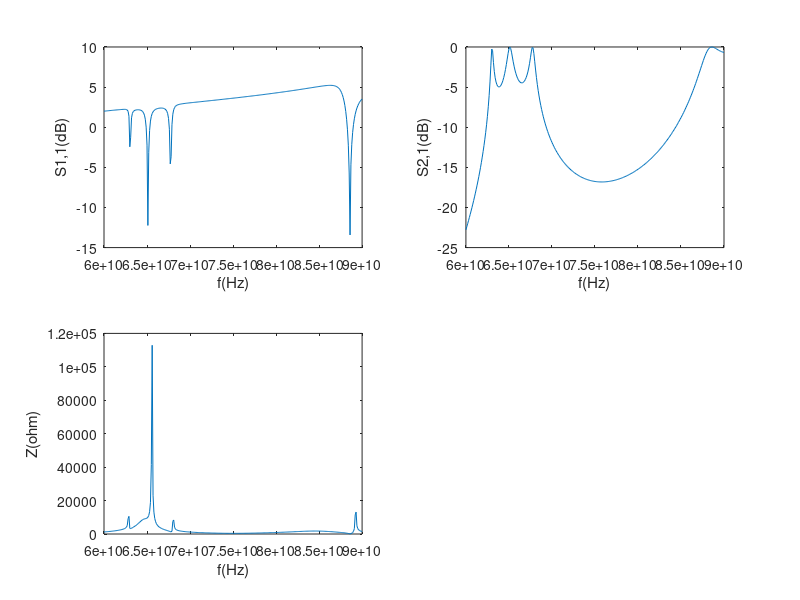

Write the MATLAB code that produced this figure.
% script waveguide.m


% 60 - 90GHz 
sweeppoints = 60e+9:.1e+9:90e+9;


function Y = Admittance(Z)
    Y = 1 / Z
end

function O = Omega(F)
    O = 2 * pi * F
end

function M = SeriesImpedanceMatrix(Z)
    M = zeros(2)
    M(1,1) = 1 + 0j
    M(1,2) = Z
    M(2,1) = 0 + 0j
    M(2,2) = 1 + 0j
end

function M = ParallelImpedanceMatrix(Z)
    M = zeros(2)
    M(1,1) = 1 + 0j
    M(1,2) = 0 + 0j
    M(2,1) = Admittance(Z)
    M(2,2) = 1 + 0j
end

function Z = CapacitorImpedance(C, F)
    Z = 0 - (1/(Omega(F) * C))*j
end

function Z = InductorImpedance(L, F)
    Z = 0 + (Omega(F) * L)*j
end

function Z = ParallelImpedance(Z1, Z2)
    Z = 1 / ((1 / Z1) + (1 / Z2))
end

function Z = SeriesImpedance(Z1, Z2)
    Z = Z1 + Z2
end


function M = RectangularWaveguideWidthObstacleMatrix(a1, a2, b, f)
end

function c = LightSpeed()
    c = 299792458
end

function Z = Zfree()
    Mu0 = 4 * pi * 1e-7
    E0 = 1 / (Mu0 * LightSpeed() ^ 2)
    Z = sqrt(Mu0 / E0)
end


function Z = RectangularWaveguideWaveImpedance(a, f, emode)
    c = LightSpeed()
    k0 = Omega(f) / c
    BetaZ = sqrt((k0 ^ 2) - (((emode * pi) / a) ^ 2))

    Z = (k0 * Zfree()) / BetaZ
end


function Z = RectangularWaveguideCharacteristicImpedance(a, b, f)
    Z = RectangularWaveguideWaveImpedance(a, f, 1) * (b / a) * 4
end


function M = RectangularWaveguideTerminationMatrix(a, b, f)
    M = ParallelImpedanceMatrix(RectangularWaveguideCharacteristicImpedance(a, b, f))
end


function M = RectangularWaveguideMatrix(a, b, l, f)
    Zcharacteristic = RectangularWaveguideCharacteristicImpedance(a, b, f)

    c = LightSpeed()
    k0 = Omega(f) / c
    BetaZ = sqrt((k0 ^ 2) - ((pi / a) ^ 2))

    M = zeros(2)
    M(1,1) = cos(BetaZ * l)
    M(1,2) = sin(BetaZ * l) * Zcharacteristic * j
    M(2,1) = sin(BetaZ * l) * Admittance(Zcharacteristic) * j
    M(2,2) = cos(BetaZ * l)
end


function X = StepReactanceHPlane(a, c, f)
    modes = 1:1:25;
    X = 0

    if (a > c)
        along = a
        ashort = c
    else
        along = c
        ashort = a
    endif

    I = quad(@(x) sin((pi * x)/ashort) * sin((pi * x)/along), 0, ashort, [0.5e-20, 0.5e-20])

    for mode = 1:length(modes)
        ZwaveLong = RectangularWaveguideWaveImpedance(along, f, mode)
        ZwaveShort = RectangularWaveguideWaveImpedance(ashort, f, mode)

        Zloadeff = (4 * ZwaveShort * (I ^ 2)) / (along * ashort)

        A = (Zloadeff - ZwaveLong) / (Zloadeff + ZwaveLong)

        X += ZwaveLong * ((1 + A)/(1 - A)) * j
    end

    if (a > c)
        X *= -1
    endif

end


S11dBplot = []
S21dBplot = []
Z11Smithplot = []
Z11Realplot = []

for fp = 1:length(sweeppoints)

    f = sweeppoints(fp)

    % WR-12
    a1 = 0.0030989
    b = 0.0015494
    a2 = 0.0015

    portlen = 0.005
    aperturelen = 0.00025
    cavitylen = 0.003


    M = RectangularWaveguideMatrix(a1, b, portlen, f)

    M = M * ParallelImpedanceMatrix(StepReactanceHPlane(a1,a2,f))
    M = M * RectangularWaveguideMatrix(a2, b, aperturelen, f)
    M = M * ParallelImpedanceMatrix(StepReactanceHPlane(a2,a1,f))
    M = M * RectangularWaveguideMatrix(a1, b, cavitylen, f)
    M = M * ParallelImpedanceMatrix(StepReactanceHPlane(a1,a2,f))
    M = M * RectangularWaveguideMatrix(a2, b, aperturelen, f)
    M = M * ParallelImpedanceMatrix(StepReactanceHPlane(a2,a1,f))
    M = M * RectangularWaveguideMatrix(a1, b, cavitylen, f)
    M = M * ParallelImpedanceMatrix(StepReactanceHPlane(a1,a2,f))
    M = M * RectangularWaveguideMatrix(a2, b, aperturelen, f)
    M = M * ParallelImpedanceMatrix(StepReactanceHPlane(a2,a1,f))
    M = M * RectangularWaveguideMatrix(a1, b, cavitylen, f)
    M = M * ParallelImpedanceMatrix(StepReactanceHPlane(a1,a2,f))
    M = M * RectangularWaveguideMatrix(a2, b, aperturelen, f)
    M = M * ParallelImpedanceMatrix(StepReactanceHPlane(a2,a1,f))

    M = M * RectangularWaveguideMatrix(a1, b, portlen, f)

    %M = M * RectangularWaveguideTerminationMatrix(a1, b, f)

    Z0 = RectangularWaveguideCharacteristicImpedance(a1, b, f)

    %Z11 = A/C
    Z11 = (M(1,1)/M(2,1))

    %S11 = (A + B/Z0 - C*Z0 - D) / (A + B/Z0 + C*Z0 + D)
    S11 = (M(1,1) + (M(1,2)/Z0) - (M(2,1)*Z0) - M(2,2)) / (M(1,1) + (M(1,2)/Z0) + (M(2,1)*Z0) + M(2,2))


    %S21 = 2 / (A + B/Z0 + C*Z0 + D)
    S21 = 2 / (M(1,1) + (M(1,2)/Z0) + (M(2,1)*Z0) + M(2,2))
    
    S11dBplot = [S11dBplot; 10*log10(abs(S11))]
    S21dBplot = [S21dBplot; 10*log10(abs(S21))]
    Z11Smithplot = [Z11Smithplot; Z11]
    Z11Realplot = [Z11Realplot; abs(Z11)]

end

fprintf(2, "PI: %.16f\n", pi);
fprintf(2, "Lightspeed: %.2f m/s\n", LightSpeed());
fprintf(2, "Z_freespace: %.6f ohm\n", Zfree());

subplot(2, 2, 1)
plot(sweeppoints, S11dBplot)
xlabel("f(Hz)");
ylabel("S1,1(dB)");

subplot(2, 2, 2)
plot(sweeppoints, S21dBplot)
xlabel("f(Hz)");
ylabel("S2,1(dB)");


subplot(2, 2, 3)
plot(sweeppoints, Z11Realplot)
xlabel("f(Hz)");
ylabel("Z(ohm)");



pause()

